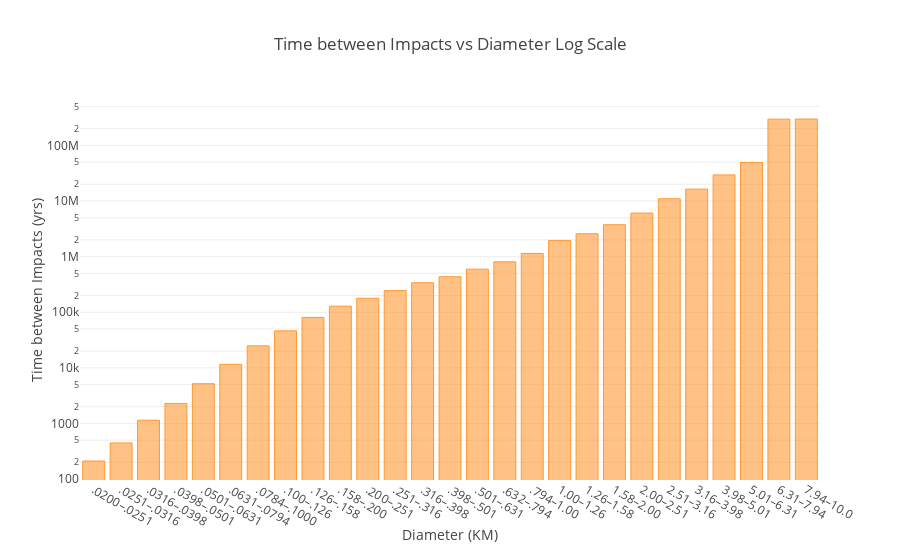

Notebook code for this chart:
### Code cell
df.set_index('range_diameter')['time_between_impacts'].iplot(kind='bar',
                                                      layout=dict(yaxis=dict(type='log', title='Time between Impacts (yrs)'),
                                                                 xaxis=dict(title='Diameter (KM)'),
                                                      title="Time between Impacts vs Diameter Log Scale"))

### Figure 1 — Plotly figure (JSON) as saved in the notebook; plotly's stock layout.template omitted (floating-point values rounded to 4 significant figures)
{"data": [{"marker": {"color": "rgba(255, 153, 51, 0.6)", "line": {"color": "rgba(255, 153, 51, 1.0)", "width": 1}}, "name": "time_between_impacts", "orientation": "v", "text": "", "type": "bar", "uid": "ba6e120f-8b95-4f66-9834-bce4cd83660f", "x": [".0200–.0251", ".0251–.0316", ".0316–.0398", ".0398–.0501", ".0501–.0631", ".0631–.0794", ".0784–.1000", ".100–.126", ".126–.158", ".158–.200", ".200–.251", ".251–.316", ".316–.398", ".398–.501", ".501–.631", ".632–.794", ".794–1.00", "1.00–1.26", "1.26–1.58", "1.58–2.00", "2.00–2.51", "2.51–3.16", "3.16–3.98", "3.98–5.01", "5.01–6.31", "6.31–7.94", "7.94–10.0"], "y": [211.4, 446.4, 1145.0, 2288.0, 5181.0, 11590.0, 24880.0, 46300.0, 80650.0, 128700.0, 178300.0, 245100.0, 339000.0, 434800.0, 595200.0, 806500.0, 1142000.0, 1957000.0, 2584000.0, 3745000.0, 6061000.0, 10990000.0, 16370000.0, 29500000.0, 49260000.0, 296700000.0, 298500000.0]}], "layout": {"title": {"text": "Time between Impacts vs Diameter Log Scale"}, "xaxis": {"title": {"text": "Diameter (KM)"}}, "yaxis": {"title": {"text": "Time between Impacts (yrs)"}, "type": "log"}}}
